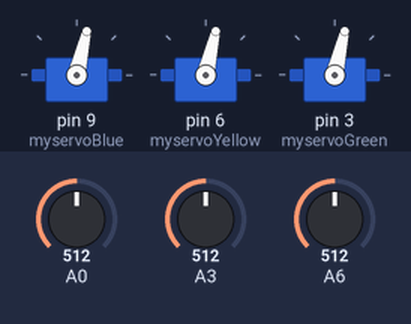
Bench run of a sketch on a simulated Arduino Uno, built with avr-gcc and run on an emulated ATmega328P. On the bench: 3 × servo. The inputs (shaded band) are chosen by the test bench; at power-on: A6 = 512, A0 = 512, A3 = 512.

Above: at 1.2 s.
1.3 s: A6 set to 716
4.3 s: A0 set to 900
7.3 s: A3 set to 900
10.3 s: A6 set to 0
At 10.8 s:
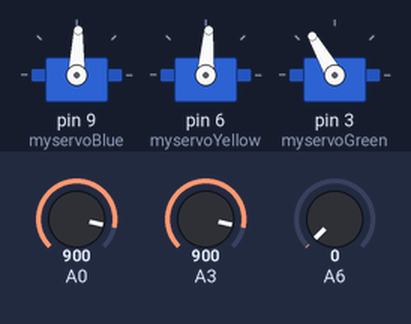
At 11.5 s:
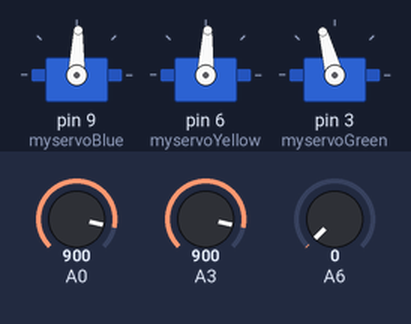
13.3 s: A0 set to 511
At 14.8 s:
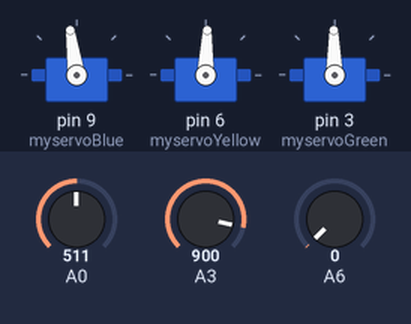
16.3 s: A3 set to 511
At 16.9 s:
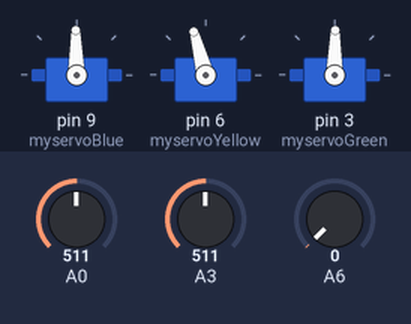
Timing chart, 0 to 23.5 s (numbered marks = the images above; inputs shaded):
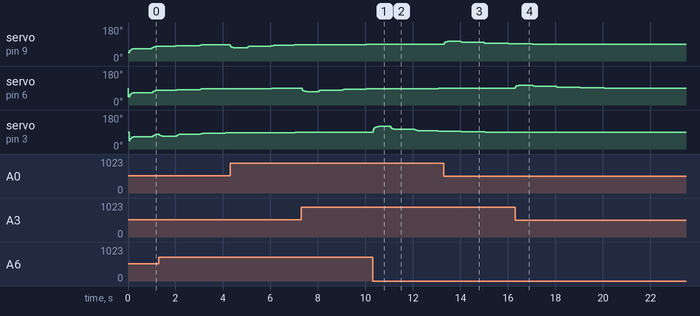

Measured:
- after the input at 10.3 s, servo on pin 3 (myservoGreen): rises from 88° to 120° in 0.23 s, then falls to 93° in 2.6 s
- after the input at 13.3 s, servo on pin 9 (myservoBlue): rises from 88° to 105° in 0.18 s, then falls to 91° in 2.6 s
- after the input at 16.3 s, servo on pin 6 (myservoYellow): rises from 88° to 105° in 0.18 s, then falls to 89° in 5.5 s

The sketch:

Behaviour_1.ino
```cpp
#include <Servo.h>

Servo myservoBlue;
Servo myservoYellow;
Servo myservoGreen;
int val;
int  z = 2000; //
int o = -2000;

int posGreen=20; // store servo positions
int posBlue=20;
int posYellow=20;

int averageGreen=0;
int averageBlue=0;
int averageYellow=0;

long seconds=0;

void setup()
{
myservoBlue.attach(9);
myservoYellow.attach(6);
myservoGreen.attach(3);
Serial.begin(9600);
}

void loop()
{

if (millis()/1000>seconds){       // will happen every second
  seconds++; // update seconds
  averageBlue   += analogRead(0); // read blue sensor
  averageYellow += analogRead(3); // read yellow sensor
  averageGreen  += analogRead(6); // read green sensor

  averageBlue   = averageBlue/2;  // calculate average values
  averageYellow = averageYellow/2;
  averageGreen  = averageGreen/2;
}


int posA=150;
int posB=30;

//blue
val = analogRead(0)-averageBlue;
val = map(val,z, o,0,179);
posBlue += constrain(val,50,140);
posBlue=posBlue/2;
myservoBlue.write(posBlue);
delay(15);

//yellow
val = analogRead(3)-averageYellow;
val = map(val,z, o, 0,179);
posYellow += constrain(val,50,140);
posYellow=posYellow/2;
myservoYellow.write(posYellow);
delay(15);

//green
val = analogRead(6)-averageGreen;
val = map(val,z, o,0,179);
posGreen += constrain(val,50,140);
posGreen=posGreen/2;
myservoGreen.write(posGreen);
delay(15);

}
```
